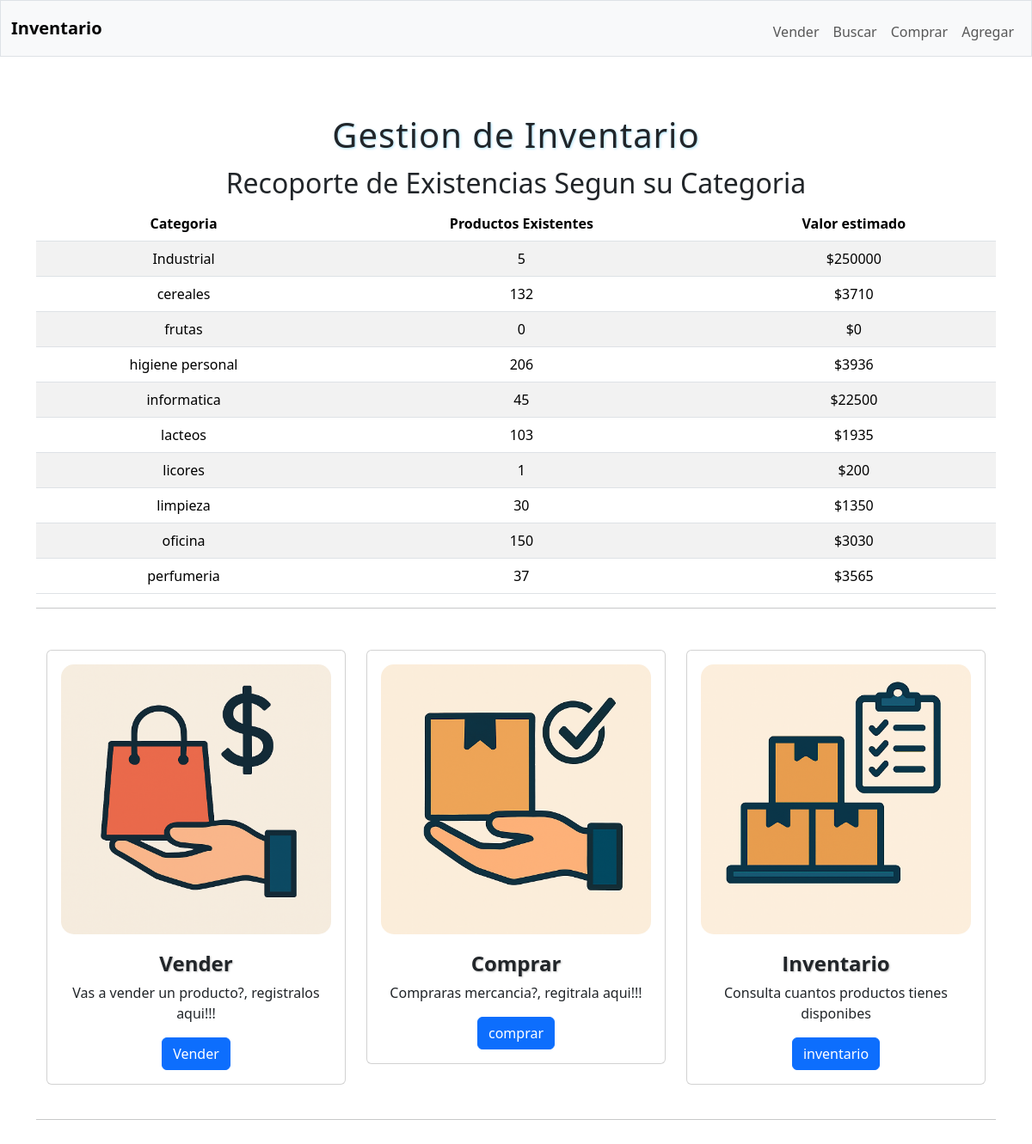
The page / on the database its author committed.
### tables this page shows
CREATE TABLE productos (
            id INTEGER PRIMARY KEY AUTOINCREMENT,
            nombre TEXT NOT NULL,
            descripcion TEXT NOT NULL,
            categoria TEXT NOT NULL,
            precio_unitario NUMERIC NOT NULL,
            existencias INTEGER NOT NULL DEFAULT 0
        );

### app.py (the view)
@app.route("/")
def index():
    try:
        datos = db.execute('''
            SELECT categoria,
                SUM(precio_unitario * existencias) AS valor,
                SUM(existencias) AS existencias
            FROM productos
            GROUP BY categoria
        ''')
        return render_template("index.html", existencias=datos)
    except Exception as e:
        print("Error:", e)
        return apology("No se pudo cargar el inventario")

### app.py (called while the page is built)
def datosSesion():
    if "consultas" not in session:
        session["consultas"] = []
    if "total" not in session:
        session["total"] = 0.0
    return 0

@app.after_request
def after_request(response):
    response.headers["Cache-Control"] = "no-cache, no-store, must-revalidate"
    response.headers["Expires"] = 0
    response.headers["Pragma"] = "no-cache"
    datosSesion()
    return response

### templates/index.html (shortened to what this page needs)
{% extends "layout.html" %}
{% block main %}
    <h1>Gestion de Inventario</h1>
    <div>
        <h2>Recoporte de Existencias Segun su Categoria</h2>
        <table class="table table-striped">
            <thead>
                <tr>
                    <th>Categoria</th>
                    <th>Productos Existentes</th>
                    <th>Valor estimado</th>
                </tr>
            </thead>
            <tbody>
                {% for stock in existencias %}
                <tr>
                    <td>{{ stock.categoria }}</td>
                    <td>{{ stock.existencias }}</td>
                    <td>${{ stock.valor}}</td>
                </tr>
                {% endfor %}
            </tbody>
        </table>
    </div>
    <hr>
        <div class="container mt-5">
            <div class="row">
                <div class="col-md-4 mb-4">
                    <div class="card">
                    <div class="card-body">
                        <img src="/static/img_Ventas.png" alt="imagen de carrito de vetas" class="imagenAdaptativa">
                        <h4 class="card-title">Vender</h4>
                        <p class="card-text">Vas a vender un producto?, registralos aqui!!!</p>
                        <a href="/vender" class="btn btn-primary">Vender</a>
                    </div>
                    </div>
                </div>
                <div class="col-md-4 mb-4">
                    <div class="card">
                    <div class="card-body">
                        <img src="/static/img_Compras.png" alt="imagen de cajas compradas" class="imagenAdaptativa">
                        <h4 class="card-title">Comprar</h4>
                        <p class="card-text">Compraras mercancia?, regitrala aqui!!!</p>
                        <a href="/comprar" class="btn btn-primary">comprar</a>
                    </div>
                    </div>
                </div>
                <div class="col-md-4 mb-4">
                    <div class="card">
                    <div class="card-body">
                        <img src="/static/img_inventario.png" alt="imegen de inventario" class="imagenAdaptativa">
                        <h4 class="card-title">Inventario</h4>
                        <p class="card-text">Consulta cuantos productos tienes disponibes</p>
                        <a href="/inventario" class="btn btn-primary">inventario</a>
                    </div>
                    </div>
                </div>
                </div>
        </div>
        <hr>
{% endblock %}

### templates/layout.html (shortened to what this page needs)
<!DOCTYPE html>
<html lang="es">
    <head>
        <link href="https://cdn.jsdelivr.net/npm/bootstrap@5.3.3/dist/css/bootstrap.min.css" rel="stylesheet">
        <link href="/static/styles.css" rel="stylesheet">
    </head>
    <body>
        <nav class="bg-light border navbar navbar-expand-md navbar-light">
            <div class="container-fluid">
                <a class="navbar-brand" href="/"><b>Inventario</b></a>
                <div class="collapse navbar-collapse" id="navbar">
                    <ul class="navbar-nav ms-auto mt-2">
                            <li class="nav-item"><a class="nav-link" href="/vender">Vender</a></li>
                            <li class="nav-item"><a class="nav-link" href="/buscar">Buscar</a></li>
                            <li class="nav-item"><a class="nav-link" href="/comprar">Comprar</a></li>
                            <li class="nav-item"><a class="nav-link" href="/nuevo_producto">Agregar</a></li>
                        </ul>
                </div>
            </div>
        </nav>
        <main class="container py-5 text-center">
            {% block main %}{% endblock %}
        </main>
    </body>
</html>

### static/styles.css (style rules this page uses)
.imagenAdaptativa { width: 100%; height: auto; display: block; border-radius: 15px; }
h4 { font-family: 'Open Sans', sans-serif; font-weight: 700; color: #000000; text-shadow: 1px 1px 2px rgba(100, 100, 100, 0.4); margin: 1.2rem 0 0.8rem; }
h1 { font-size: 2.5rem; text-shadow: 1px 1px 3px rgba(63, 192, 252, 0.445); transition: font-size 0.3s ease; margin: 1.2rem 0 0.8rem; letter-spacing: 1px; }

### rows shown on the page
productos: categoria "Industrial", existencias "5", valor "250000"
productos: categoria "frutas", existencias "0", valor "0"
productos: categoria "informatica", existencias "45", valor "22500"
productos: categoria "licores", existencias "1", valor "200"
productos: categoria "limpieza", existencias "30", valor "1350"

### other values the page prints
{{ stock.categoria }} "cereales" "higiene personal" "lacteos" "oficina" "perfumeria"
{{ stock.existencias }} "132" "206" "103" "150" "37"
{{ stock.valor }} "3710" "3936" "1935" "3030" "3565"
